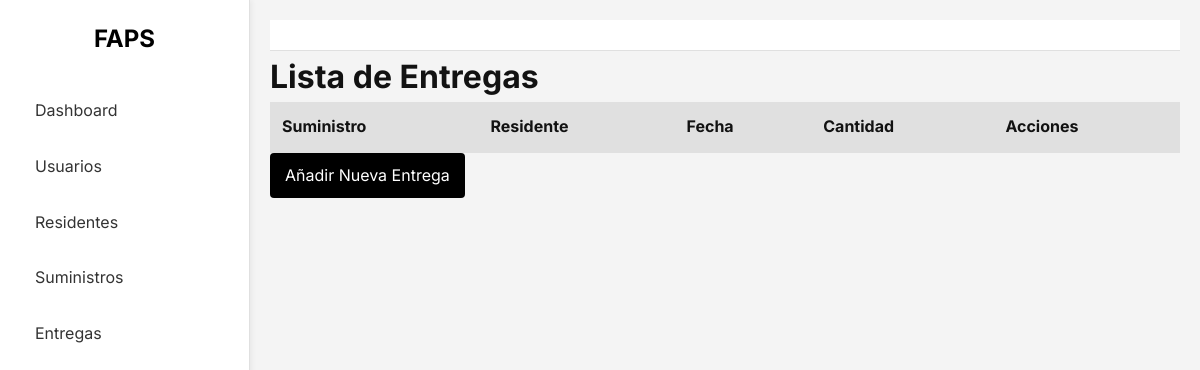
Page /admin/deliveries on the earlier database version.
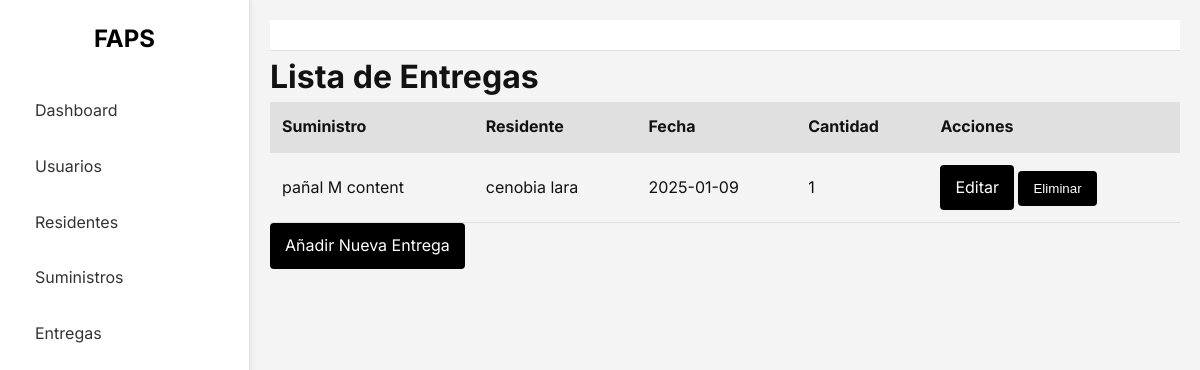
Same page on the later database version.
### app/models.py (models this page shows, shortened)
class Delivery(db.Model):
    id = db.Column(db.Integer, primary_key=True)
    supply_id = db.Column(db.Integer, db.ForeignKey('supply.id'), nullable=False)
    resident_id = db.Column(db.Integer, db.ForeignKey('resident.id'), nullable=False)
    quantity = db.Column(db.Integer, nullable=False)
    date = db.Column(db.Date, nullable=False)
    supply = db.relationship('Supply', backref=db.backref('deliveries', lazy=True))
    resident = db.relationship('Resident', backref=db.backref('deliveries', lazy=True))

class Supply(db.Model):
    id = db.Column(db.Integer, primary_key=True)
    name = db.Column(db.String(100), nullable=False)
    category = db.Column(db.String(100), nullable=False)
    quantity = db.Column(db.Integer, nullable=False)
    entry_date = db.Column(db.Date, nullable=False)

class Resident(db.Model):
    id = db.Column(db.Integer, primary_key=True)
    name = db.Column(db.String(100), nullable=False)
    lastname = db.Column(db.String(100), nullable=False)
    birthday_date = db.Column(db.Date, nullable=False)
    no_identification = db.Column(db.Integer, unique=True, nullable=False)
    health_status = db.Column(db.String(255), nullable=True)
    medical_conditions = db.Column(db.Text, nullable=True)
    medications = db.Column(db.Text, nullable=True)
    medical_history = db.Column(db.Text, nullable=True)
    special_requirements = db.Column(db.Text, nullable=True)

### app/routes/delivery_routes.py (the view)
@delivery_bp.route('/admin/deliveries')
def list_deliveries():
    deliveries = Delivery.query.all()
    return render_template('list_deliveries.html', deliveries=deliveries)

### app/templates/list_deliveries.html (shortened to what this page needs)
{% extends 'base.html' %}
{% block content %}
<h1>Lista de Entregas</h1>
<table class="table">
    <thead>
        <tr>
            <th>Suministro</th>
            <th>Residente</th>
            <th>Fecha</th>
            <th>Cantidad</th>
            <th>Acciones</th>
        </tr>
    </thead>
    <tbody>
        {% for delivery in deliveries %}
        <tr>
            <td>{{ delivery.supply.name }}</td>
            <td>{{ delivery.resident.name }} {{ delivery.resident.lastname }}</td>
            <td>{{ delivery.date }}</td>
            <td>{{ delivery.quantity }}</td>
            <td>
                <a class="btn btn-primary" href="{{ url_for('delivery_bp.edit_delivery', id=delivery.id) }}">Editar</a>
                <form action="{{ url_for('delivery_bp.delete_delivery', id=delivery.id) }}" method="post" style="display:inline;">
                    <button class="btn btn-danger" type="submit">Eliminar</button>
                </form>
            </td>
        </tr>
        {% endfor %}
    </tbody>
</table>
<a class="btn btn-success" href="{{ url_for('delivery_bp.create_delivery') }}">Añadir Nueva Entrega</a>
{% endblock %}

Differences in the rows shown:
added Delivery: supply.name "pañal M content", resident.name "cenobia", resident.lastname "lara", date "2025-01-09", quantity "1"
